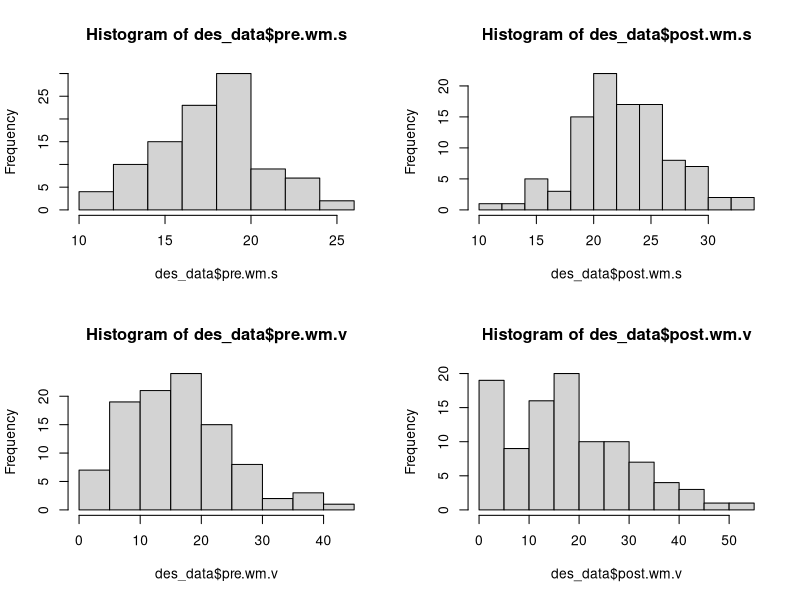

Write the R code that produced this figure. (Note: this script raises an error after producing the figure.)
library(psych)
setwd("~/projects/statistics-one/homework1")

des_data <- read.table("des.txt", header=T)
res_data <- read.table("aer.txt", header=T)
class(des_data)
names(des_data)
layout (matrix(c(1,2,3,4),2,2,byrow=TRUE))
hist (des_data$pre.wm.s)
hist (des_data$post.wm.s)
hist (des_data$pre.wm.v)
hist (des_data$post.wm.v)
describe(des_data)

class (aer_data)
names (aer_data)
layout (matrix(c(1,2,3,4),2,2,byrow=TRUE))
hist (aer_data$pre.wm.s)
hist (aer_data$post.wm.s)
hist (aer_data$pre.wm.v)
hist (aer_data$post.wm.v)
describe(res_data)


